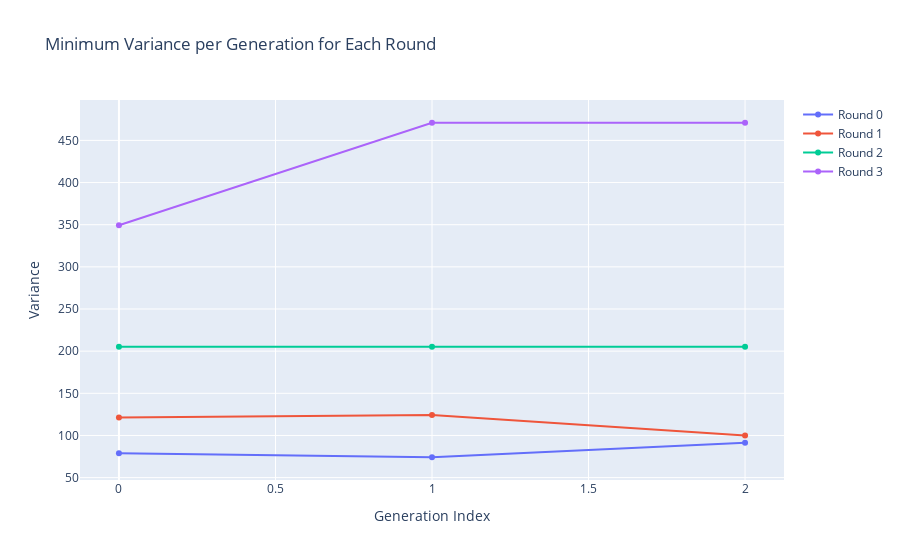

The notebook cell saved with this chart:
### Code cell
import plotly.graph_objects as go
import pandas as pd

# Example data (replace with your own)
data = VARIANCES
for item in data:
    print(item)

# Convert to DataFrame for easy grouping
df = pd.DataFrame(data, columns=["round_idx", "gen_idx", "bitstring", "variance"])

# For each round & generation, find the row with minimum variance
df_min = df.loc[df.groupby(["round_idx", "gen_idx"])["variance"].idxmin()]

# Create interactive plot
fig = go.Figure()

for round_val, group in df_min.groupby("round_idx"):
    print(group)
    fig.add_trace(
        go.Scatter(
            x=group["gen_idx"],
            y=group["variance"],
            mode="lines+markers",
            name=f"Round {round_val}",
            text=[f"Bitstring: {b}" for b in group["bitstring"]],
            hovertemplate="Gen: %{x}<br>Variance: %{y}<br>%{text}"
        )
    )

fig.update_layout(
    title="Minimum Variance per Generation for Each Round",
    xaxis_title="Generation Index",
    yaxis_title="Variance",
    hovermode="closest"
)

fig.show()

### Figure 1 — Plotly figure (JSON) as saved in the notebook; plotly's stock layout.template omitted (floating-point values rounded to 4 significant figures)
{"data": [{"hovertemplate": "Gen: %{x}<br>Variance: %{y}<br>%{text}", "mode": "lines+markers", "name": "Round 0", "text": ["Bitstring: 010100100101111110011010011010", "Bitstring: 011101000100101011000110000010", "Bitstring: 000110011001111000011100010111"], "type": "scatter", "x": [0, 1, 2], "y": [78.91, 74.15, 91.48]}, {"hovertemplate": "Gen: %{x}<br>Variance: %{y}<br>%{text}", "mode": "lines+markers", "name": "Round 1", "text": ["Bitstring: 111101001100101100001110010100", "Bitstring: 100110010010100000001001010000", "Bitstring: 110110111000100100001000010000"], "type": "scatter", "x": [0, 1, 2], "y": [121.2, 124.3, 99.82]}, {"hovertemplate": "Gen: %{x}<br>Variance: %{y}<br>%{text}", "mode": "lines+markers", "name": "Round 2", "text": ["Bitstring: 010000010110101010001000010011", "Bitstring: 010000010110101010001000010011", "Bitstring: 010000010110101010001000010011"], "type": "scatter", "x": [0, 1, 2], "y": [205.4, 205.4, 205.4]}, {"hovertemplate": "Gen: %{x}<br>Variance: %{y}<br>%{text}", "mode": "lines+markers", "name": "Round 3", "text": ["Bitstring: 100010110000101111111001010011", "Bitstring: 110111011010111000001010010011", "Bitstring: 110111011010111000001010010011"], "type": "scatter", "x": [0, 1, 2], "y": [349.3, 470.9, 470.9]}], "layout": {"hovermode": "closest", "title": {"text": "Minimum Variance per Generation for Each Round"}, "xaxis": {"title": {"text": "Generation Index"}}, "yaxis": {"title": {"text": "Variance"}}}}
